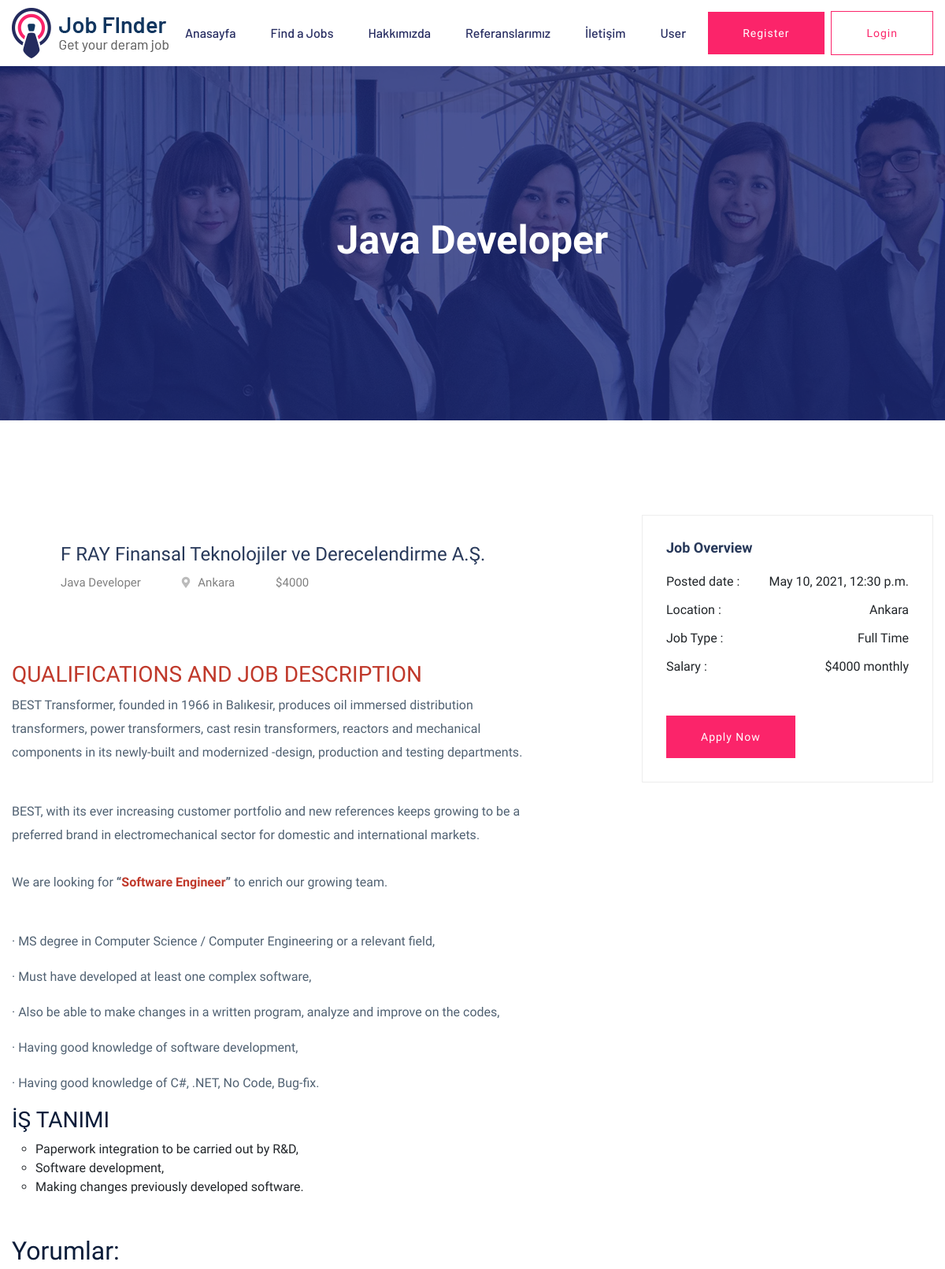
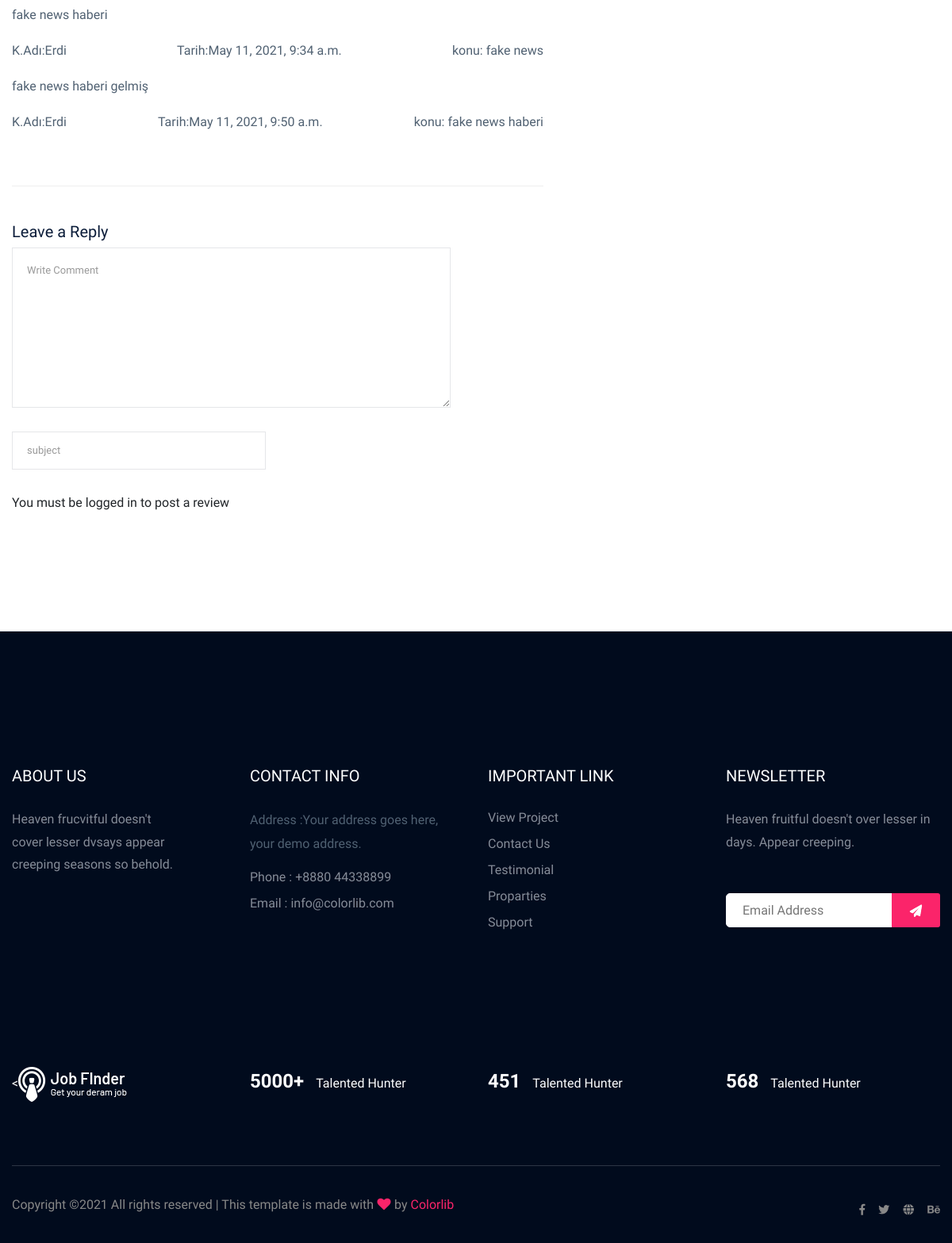
The app's page /job/7/Java with its own data (2 pictures, top to bottom).
### job/models.py (models this page shows, shortened)
class Job(models.Model):
    STATUS = (
        ('True', 'True'),
        ('False', 'False'),
    )
    category = models.ForeignKey(Category, on_delete=models.CASCADE) #many to one relation with Category
    title = models.CharField(max_length=150)
    keywords = models.CharField(max_length=255)
    description = models.CharField(max_length=255)
    image=models.ImageField(blank=True,upload_to='images/')
    salary = models.IntegerField()
    type = models.CharField(max_length=150)
    location = models.CharField(max_length=255)
    company = models.CharField(max_length=255)
    detail=RichTextUploadingField(blank=True)
    slug = models.SlugField(null=False,unique=True)
    status=models.CharField(max_length=10,choices=STATUS)
    create_at=models.DateTimeField(auto_now_add=True)
    update_at=models.DateTimeField(auto_now=True)
    def image_tag(self):
        return mark_safe('<img src="{}" height="50"/>'.format(self.image.url))
    image_tag.short_description = 'Image'

class Comment(models.Model):
    STATUS = (
        ('New', 'New'),
        ('True', 'True'),
        ('False', 'False'),
    )
    job=models.ForeignKey(Job,on_delete=models.CASCADE)
    user = models.ForeignKey(User, on_delete=models.CASCADE)
    subject = models.CharField(max_length=50, blank=True)
    comment = models.CharField(max_length=250,blank=True)
    ip = models.CharField(max_length=20, blank=True)
    status=models.CharField(max_length=10,choices=STATUS, default='New')
    create_at=models.DateTimeField(auto_now_add=True)
    update_at=models.DateTimeField(auto_now=True)

### home/views.py (the view)
# urls.py: path('job/<int:id>/<slug:slug>', views.job_detail, name='job_detail'),
def job_detail(request,id,slug):
    category = Category.objects.all()
    job = Job.objects.get(pk=id)
    images = Images.objects.filter(job_id=id)
    comments = Comment.objects.filter(job_id=id, status='True')
    context={'job': job,
             'category':category,
             'images': images,
             'comments': comments,
              }
    return render(request,'job_detail.html',context)

### home/templates/job_detail.html (shortened to what this page needs)
{% extends "homebase.html" %}
{% block body %}
<div class="slider-area ">
    {% load static %}
    <div class="single-slider section-overly slider-height2 d-flex align-items-center"
         data-background="{%static 'assets/img/hero/about.jpg'%}">
        <div class="container">
            <div class="row">
                <div class="col-xl-12">
                    <div class="hero-cap text-center">
                        <h2>{{ job.title }}</h2>
                    </div>
                </div>
            </div>
        </div>
    </div>
</div>
<div class="job-post-company pt-120 pb-120">
    <div class="container">
        <div class="row justify-content-between">
            <div class="col-xl-7 col-lg-8">
                <div class="single-job-items mb-50">
                    <div class="job-items">
                        <div class="company-img company-img-details">
                        </div>
                        <div class="job-tittle">
                            <a href="">
                                <h4>{{job.company}}</h4>
                            </a>
                            <ul>
                                <li>{{job.title}}</li>
                                <li><i class="fas fa-map-marker-alt"></i>{{job.location}}</li>
                                <li>${{job.salary}}</li>
                            </ul>
                        </div>
                    </div>
                </div>
                <div class="job-post-details">
                    <div class="post-details2  mb-50">
                        <h2>{{job.detail|safe}}</h2>
                    </div>
                </div>
                <div class="job-post-details">
                    <div class="post-details2  mb-50">
                        <h2>Yorumlar: </h2>
                        {% for rs in comments %}
                        <div class="comment-list">
                            <div class="desc">
                                <p>{{ rs.comment }}</p>
                                <div class="d-flex justify-content-between">
                                    <div class="d-flex align-items-center">
                                        <p>
                                            K.Adı:{{ rs.user.first_name }}
                                        </p>
                                    </div>
                                    <div>
                                        <p>Tarih:{{ rs.create_at}}</p>
                                    </div>
                                    <div class="reply-btn">
                                        <p>konu: {{ rs.subject }}</p>
                                    </div>
                                </div>
                            </div>
                        </div>
                        {% endfor %}
                    </div>
                </div>
                <div class="comment-form">
                    <h5>Leave a Reply</h5>
                    <form class="form-contact comment_form" action="/job/addcomment/{{ job.id }}" method="post">
                        <div class="row">
                            <div class="col-10">
                                <div class="form-group">
                              <textarea class="form-control w-100" name="comment" id="id_comment" cols="30" rows="9"
                                        placeholder="Write Comment"></textarea>
                                </div>
                            </div>
                            <div class="col-sm-6">
                                <div class="form-group">
                                    <input class="form-control" name="subject" type="text"
                                           placeholder="subject">
                                </div>
                            </div>
                        </div>
                        <div class="form-group">
                            {% if user.id is not None %}
                            <button class="primary-btn">Submit</button>
                            {% else %}
                            You must be logged in to post a review
                            {% endif %}
                        </div>
                    </form>
                </div>
            </div>
            <div class="col-xl-4 col-lg-4">
                <div class="post-details3  mb-50">
                    <div class="small-section-tittle">
                        <h4>Job Overview</h4>
                    </div>
                    <ul>
                        <li>Posted date : <span>{{job.create_at}}</span></li>
                        <li>Location : <span>{{job.location}}</span></li>
                        <li>Job Type : <span>{{job.type}}</span></li>
                        <li>Salary : <span>${{job.salary}} monthly</span></li>
                    </ul>
                    <div class="apply-btn2">
                        <a href="#" class="btn">Apply Now</a>
                    </div>
                </div>
            </div>
        </div>
    </div>
</div>
{% endblock %}

### records on screen
Job: title "Java Developer", company "F RAY Finansal Teknolojiler ve Derecelendirme A.Ş.", location "Ankara", salary "4000", detail "QUALIFICATIONS AND JOB DESCRIPTION BEST Transformer, founded in 1966 in Balıkesir, produces oil immersed distribution transformers, power transformers, cast resin transformers, reactors and mechanical components in its newly-built and modernized -design, production and testing departments. BEST, with its ever increasing customer portfolio and new references keeps growing to be a preferred brand in electromechanical sector for domestic and international markets. We are looking for “ Software Engineer ” to enrich our growing team. · MS degree in Computer Science / Computer Engineering or a relevant field, · Must have developed at least one complex software, · Also be able to make changes in a…", create_at "May 10, 2021, 12:30 p.m.", type "Full Time"
Comment: comment "fake news haberi", user.first_name "Erdi", create_at "May 11, 2021, 9:34 a.m.", subject "fake news"
Comment: comment "fake news haberi gelmiş", user.first_name "Erdi", create_at "May 11, 2021, 9:50 a.m.", subject "fake news haberi"
